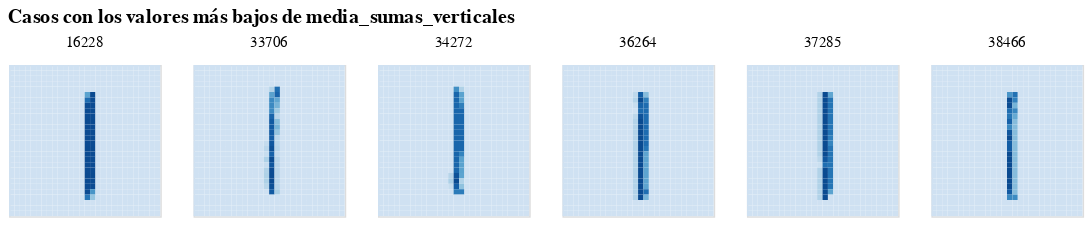

Here is the notebook cell this chart was saved with:
### Code cell
mostrar_casos(media_sumas_verticales.nsmallest(6).index.tolist(), 'Casos con los valores más bajos de media_sumas_verticales')

### Figure 1 — Vega-Lite specification as saved in the notebook (floating-point values rounded to 4 significant figures; data arrays with more than 128 entries replaced by an {"elided": "..."} marker saying what was removed)
{"config": {"view": {"continuousWidth": 400, "continuousHeight": 300}}, "data": {"name": "data-f63ef7bc052e13ad20f82d522e8a14fa"}, "mark": "rect", "encoding": {"color": {"type": "quantitative", "field": "Valor", "legend": null, "scale": {"scheme": "blues"}}, "facet": {"type": "ordinal", "columns": 6, "field": "Caso", "title": null}, "x": {"type": "ordinal", "axis": null, "field": "x"}, "y": {"type": "ordinal", "axis": null, "field": "y"}}, "height": 100, "title": "Casos con los valores más bajos de media_sumas_verticales", "width": 100, "$schema": "https://vega.github.io/schema/vega-lite/v4.8.1.json", "datasets": {"data-f63ef7bc052e13ad20f82d522e8a14fa": {"elided": "4704 records"}}}
